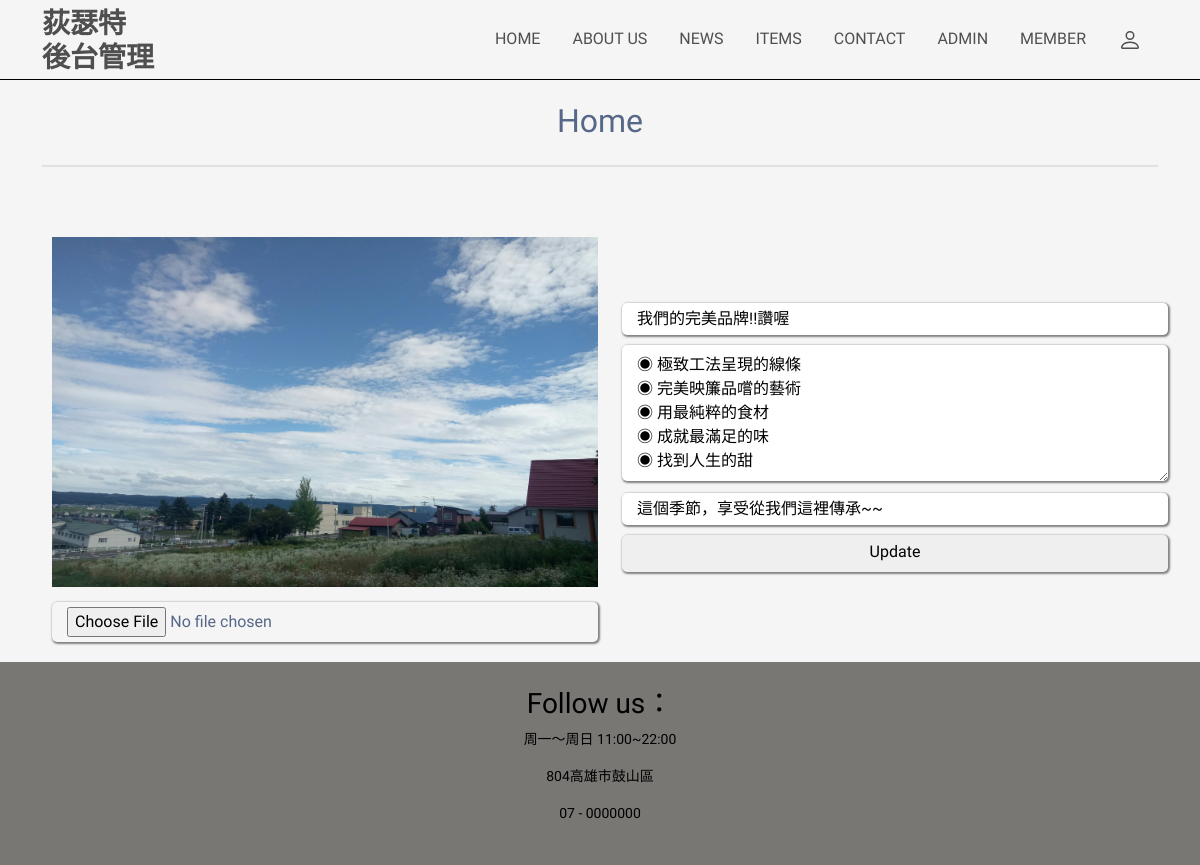
The page /admin/index.php (signed in) on the database its author committed.
### tables this page shows
CREATE TABLE `index_content` (
  `ID` int(100) NOT NULL,
  `title` text NOT NULL,
  `content` text NOT NULL,
  `slogan` text NOT NULL,
  `image` varchar(500) NOT NULL
);

### admin/index.php (the view, shortened to what this page needs)
<?php @session_start();
include('../connMysql.php');
$id = 1;
$sql = "SELECT * FROM index_content WHERE ID = '$id'";
$result = mysqli_query($db_link, $sql);
$row = mysqli_fetch_row($result);
?>
<!DOCTYPE html>
<html lang="en">
<head>
  <link type='text/css' rel='stylesheet' href="general.css">
  <link href="https://cdn.jsdelivr.net/npm/bootstrap@5.0.0-beta1/dist/css/bootstrap.min.css" rel="stylesheet">
</head>
<body>
  <?php include_once('header.php'); ?>
  <main>
    <div class="container">
      <div class="row">
        <div class="col-md-12">
          <div class="center title">
            <h2 style="text-align: center;">Home</h2>
            <hr class="short">
          </div>
        </div>
      </div>
      <div class="row index-content d-flex align-items-center ">
        <div class="col-md-6">
        <form name = "form" method = "post" enctype="multipart/form-data" action = "update_index.php">
            <img src="../assets/<?php echo $row[4];?>" width = "100px" height = "350px"></img>
            <input type = "file" class = "image_edit" id = "edit_index_image" name = "edit_index_image" value = "<?php echo $row[4];?>"></input>
        </div>
        <div class="col-md-6 align-self-center">
            <input type = "text" name ="title" value="<?php echo $row[1];?>" placeholder = "This is the title."/></br>
            <textarea name = "content" cols = "45" rows = "5" placeholder = "This is the content."><?php echo $row[2];?> </textarea>
            <input type = "text" name ="slogan" value = "<?php echo $row[3];?>" placeholder = "This is the slogan."/></br>
            <input type = "submit" name ="update" value = "Update"/></br>
        </div>
      </div>
    </div>
  </main>
  <?php include("footer.php"); ?>
</body>
</html>

### general.css (style rules this page uses)
main { background: #fbfbf3; margin: 0px; color: #566787; background: #f5f5f5; font-family: 'Varela Round', sans-serif; }
.center { text-align: center; }

### admin/index.php (style rules this page uses)
body { background-color: whitesmoke; color: #566787; background: #f5f5f5; font-family: 'Varela Round', sans-serif; }
input { width: 100%; height: 5%; border: 1px; border-radius: 05px; padding: 5px 15px 8px 15px; margin: 5px 0px 5px 10px; box-shadow: 1px 1px 2px 1px grey; }
textarea { width: 100%; height: 5%; border: 1px; border-radius: 05px; padding: 8px 15px 8px 15px; margin: 5px 0px 0px 10px; box-shadow: 1px 1px 2px 1px grey; }
.title { padding: 2% 0%; }
hr.short { width: 100%; border-top: 2px solid darkgray; display: inline-block; }
.index-content { height: 450px; }
img { width:100%; margin: 10px 0px 15px 10px; }
.image_edit { margin: 0px 0px 5px 10px; height: 40px; }

### rows shown on the page
index_content: image (picture), title "我們的完美品牌!!讚喔", content "◉ 極致工法呈現的線條 ◉ 完美映簾品嚐的藝術 ◉ 用最純粹的食材 ◉ 成就最滿足的味 ◉ 找到人生的甜", slogan "這個季節，享受從我們這裡傳承~~"
